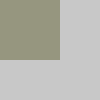
Frame 1 (no input)
Frame 60 (the mouse pressed at the canvas centre just before this capture): identical to frame 1, image omitted
Frame 120 (the mouse held since frame 60 and released just before this capture): identical to frame 1, image omitted

The Processing sketch that drew this single still picture (run headless with seeded random() and noise(); from frame 60 on, the mouse is pressed at the canvas centre):

// Processing sketch: colors_with_transparency
// ── colors_with_transparency.pde
/**
 * Uncomment the comments in the draw() function to see how transparencies
 * affect the visibility of the layers.
 */
void setup () {
   background(200);
}

void draw() {
   noStroke();

   fill(127, 55, 120);
   // fill(127, 55, 120, 127);
   rect(0, 0, 20, 20);

   fill(127, 0, 55);
   // fill(127, 0, 55, 127);
   rect(0, 0, 30, 30);

   fill(0, 0, 55);
   // fill(0, 0, 55, 127);
   rect(0, 0, 40, 40);

   fill(0, 127, 55);
   // fill(0, 127, 55, 127);
   rect(0, 0, 50, 50);

   fill(150, 150, 127);
   // fill(150, 150, 127, 127);
   rect(0, 0, 60, 60);
}
